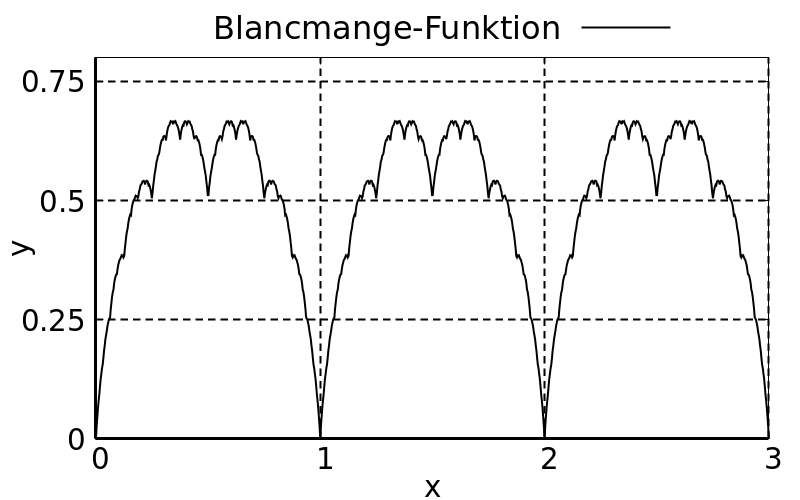

The script that drew this image:
load "template/function-plot.gnuplot"

set key outside above

set xrange [0:3]
set yrange [0:0.8]

set xtics 1
set ytics 0.25

blanc(x,n) = tri(2**n*x)/2**n
tri(x) = abs(x-floor(x+0.5))

plot sum [n=0:10] blanc(x,n) lc 0 lw 2 title "Blancmange-Funktion"
